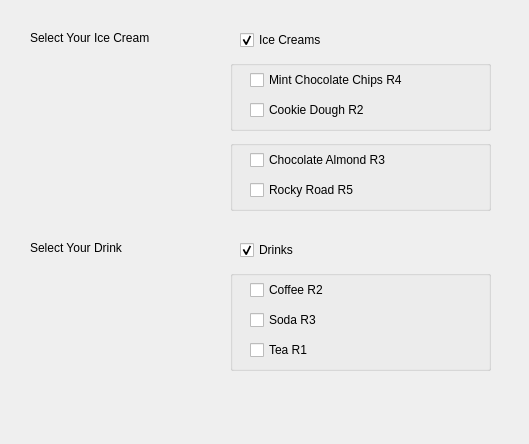
<?xml version="1.0" encoding="UTF-8"?>
<ui version="4.0">
 <class>Dialog</class>
 <widget class="QDialog" name="Dialog">
  <property name="geometry">
   <rect>
    <x>0</x>
    <y>0</y>
    <width>529</width>
    <height>444</height>
   </rect>
  </property>
  <property name="windowTitle">
   <string>Dialog</string>
  </property>
  <widget class="QLabel" name="label">
   <property name="geometry">
    <rect>
     <x>30</x>
     <y>30</y>
     <width>201</width>
     <height>16</height>
    </rect>
   </property>
   <property name="text">
    <string>Select Your Ice Cream</string>
   </property>
  </widget>
  <widget class="QCheckBox" name="checkBox">
   <property name="enabled">
    <bool>true</bool>
   </property>
   <property name="geometry">
    <rect>
     <x>240</x>
     <y>30</y>
     <width>251</width>
     <height>20</height>
    </rect>
   </property>
   <property name="text">
    <string>Ice Creams</string>
   </property>
   <property name="checked">
    <bool>true</bool>
   </property>
  </widget>
  <widget class="QGroupBox" name="groupBox">
   <property name="geometry">
    <rect>
     <x>230</x>
     <y>60</y>
     <width>261</width>
     <height>71</height>
    </rect>
   </property>
   <property name="title">
    <string/>
   </property>
   <widget class="QCheckBox" name="checkBoxChoclateChips">
    <property name="geometry">
     <rect>
      <x>20</x>
      <y>10</y>
      <width>231</width>
      <height>20</height>
     </rect>
    </property>
    <property name="text">
     <string>Mint Chocolate Chips R4</string>
    </property>
   </widget>
   <widget class="QCheckBox" name="checkBoxCookieDough">
    <property name="geometry">
     <rect>
      <x>20</x>
      <y>40</y>
      <width>231</width>
      <height>20</height>
     </rect>
    </property>
    <property name="text">
     <string>Cookie Dough R2</string>
    </property>
   </widget>
  </widget>
  <widget class="QCheckBox" name="checkBox_4">
   <property name="enabled">
    <bool>true</bool>
   </property>
   <property name="geometry">
    <rect>
     <x>240</x>
     <y>240</y>
     <width>251</width>
     <height>20</height>
    </rect>
   </property>
   <property name="text">
    <string>Drinks</string>
   </property>
   <property name="checked">
    <bool>true</bool>
   </property>
  </widget>
  <widget class="QGroupBox" name="groupBoxDrinks">
   <property name="geometry">
    <rect>
     <x>230</x>
     <y>270</y>
     <width>261</width>
     <height>101</height>
    </rect>
   </property>
   <property name="title">
    <string/>
   </property>
   <widget class="QCheckBox" name="checkBoxCoffee">
    <property name="geometry">
     <rect>
      <x>20</x>
      <y>10</y>
      <width>231</width>
      <height>20</height>
     </rect>
    </property>
    <property name="text">
     <string>Coffee R2</string>
    </property>
   </widget>
   <widget class="QCheckBox" name="checkBoxSoda">
    <property name="geometry">
     <rect>
      <x>20</x>
      <y>40</y>
      <width>231</width>
      <height>20</height>
     </rect>
    </property>
    <property name="text">
     <string>Soda R3</string>
    </property>
   </widget>
   <widget class="QCheckBox" name="checkBoxTea">
    <property name="geometry">
     <rect>
      <x>20</x>
      <y>70</y>
      <width>231</width>
      <height>20</height>
     </rect>
    </property>
    <property name="text">
     <string>Tea R1</string>
    </property>
   </widget>
  </widget>
  <widget class="QLabel" name="label_2">
   <property name="geometry">
    <rect>
     <x>30</x>
     <y>240</y>
     <width>201</width>
     <height>16</height>
    </rect>
   </property>
   <property name="text">
    <string>Select Your Drink</string>
   </property>
  </widget>
  <widget class="QGroupBox" name="groupBox_3">
   <property name="geometry">
    <rect>
     <x>230</x>
     <y>140</y>
     <width>261</width>
     <height>71</height>
    </rect>
   </property>
   <property name="title">
    <string/>
   </property>
   <widget class="QCheckBox" name="checkBoxChoclateAlmond">
    <property name="geometry">
     <rect>
      <x>20</x>
      <y>10</y>
      <width>231</width>
      <height>20</height>
     </rect>
    </property>
    <property name="text">
     <string>Chocolate Almond R3</string>
    </property>
   </widget>
   <widget class="QCheckBox" name="checkBoxRockyRoad">
    <property name="geometry">
     <rect>
      <x>20</x>
      <y>40</y>
      <width>231</width>
      <height>20</height>
     </rect>
    </property>
    <property name="text">
     <string>Rocky Road R5</string>
    </property>
   </widget>
  </widget>
  <widget class="QLabel" name="labelAmount">
   <property name="geometry">
    <rect>
     <x>20</x>
     <y>379</y>
     <width>471</width>
     <height>51</height>
    </rect>
   </property>
   <property name="text">
    <string/>
   </property>
  </widget>
 </widget>
 <resources/>
 <connections/>
</ui>
